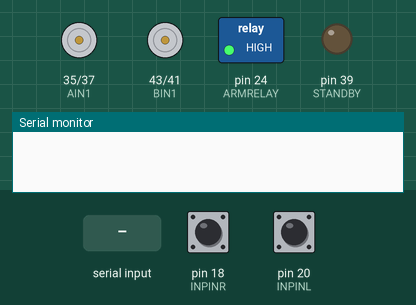
This sketch was run on a simulated Arduino Mega 2560, built with avr-gcc and run on an emulated ATmega2560. On the bench: motor-driver pin pairs drawn as motors (green arrow = first pin HIGH = forward, orange = second pin HIGH = backward, longer = more drive, scaled by the enable pin, stopped while the standby pin is LOW), switched loads named in the sketch (green lamp = pin HIGH), output pins drawn as LEDs (lit = HIGH), the last lines printed to the serial monitor. The inputs (shaded band) are chosen by the test bench; at power-on: pin 18 (INPINR) HIGH, pin 20 (INPINL) HIGH.

Above: at 1.2 s.
1.3 s: "j\n" received over Serial
At 2.5 s:
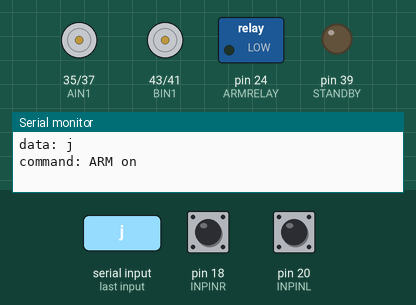
2.8 s: "e90\n" received over Serial
At 3.9 s:
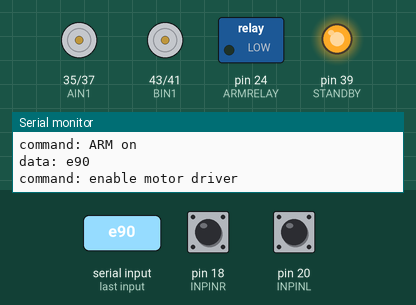
4.3 s: "f90\n" received over Serial
5.8 s: "d90\n" received over Serial
At 6.2 s:
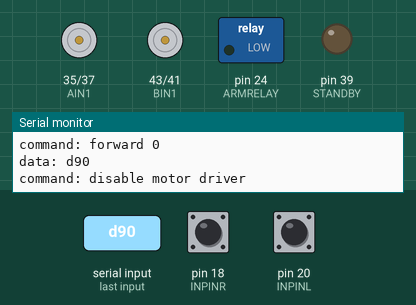
7.3 s: "f 45\n" received over Serial
8.8 s: "e 45\n" received over Serial
At 9.6 s:
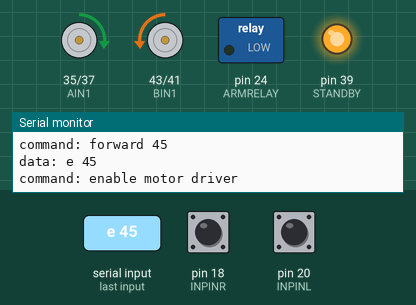
Timing chart, 0 to 11.3 s (numbered marks = the images above; inputs shaded):
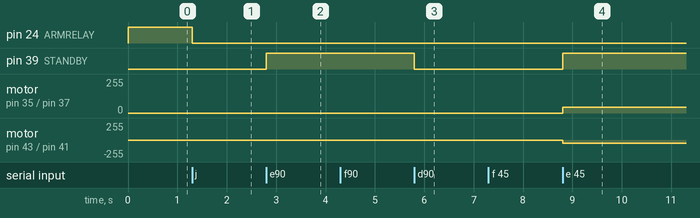

The sketch:

01_arduino_serial_motor_drive.ino
```cpp
//includes here

// connect motor controller pins to Arduino digital PINs
#define STANDBY 39
// motor left
#define APWM 4
#define AIN1 35
#define AIN2 37
// motor right
#define BPWM 2
#define BIN1 43
#define BIN2 41

//arm stuff
#define ARMRELAY 24

// motor hall efect sensor PINs
#define INPINR 18
#define INPINL 20

// push button pins
#define BLEFT 27
#define BMIDDLE 29
#define BRIGHT 31

// data communication
String datastring = "";
int dataready = 0;
int debugflag = 1;        // enabled:1, disabled:0, toggle with the "q" command strings

// motor values
int apwm_value = 0;
int bpwm_value = 0;
volatile unsigned long revleft = 0;
volatile unsigned long revright = 0;

// time variables
unsigned long currentMillis = 0;    // current time
unsigned long sensorMillis = 0;     // last time sensor data was taken
unsigned long sensorDelay = 50;    // milisec delay between sensor data update


//
// SETUP function
//
void setup()
{
  // setup USB communication
  Serial.begin(115200);

  // set all the motor control pins to outputs
  // and zero all values
  pinMode(STANDBY, OUTPUT);
  digitalWrite(STANDBY, LOW);  // disable motor driver

  pinMode(APWM, OUTPUT);
  pinMode(AIN1, OUTPUT);
  pinMode(AIN2, OUTPUT);
  digitalWrite(AIN1, LOW);
  digitalWrite(AIN2, LOW);
  analogWrite(APWM, 0);

  pinMode(BPWM, OUTPUT);
  pinMode(BIN1, OUTPUT);
  pinMode(BIN2, OUTPUT);
  digitalWrite(BIN1, LOW);
  digitalWrite(BIN2, LOW);
  analogWrite(BPWM, 0);

  // register rev counters and interrupts
  pinMode(INPINL, INPUT_PULLUP);      // enable pullup on interrupt PIN
  attachInterrupt(digitalPinToInterrupt(INPINL), motor_rpm_left, FALLING); // interrupt registration
  pinMode(INPINR, INPUT_PULLUP);
  attachInterrupt(digitalPinToInterrupt(INPINR), motor_rpm_right, FALLING); // interrupt registration

  // setup ARM pins
  pinMode(ARMRELAY, OUTPUT);
  digitalWrite(ARMRELAY, HIGH);

  // push buttons
  pinMode(BLEFT, INPUT_PULLUP);      // enable pullup on button PIN
  pinMode(BMIDDLE, INPUT_PULLUP);      // enable pullup on button PIN
  pinMode(BRIGHT, INPUT_PULLUP);      // enable pullup on button PIN

}


//
// MAIN loop
//
void loop()
{
  int newdata =0;

  currentMillis = millis();

  // process serial data coming in
  while ( Serial.available() ) {
    char ch = Serial.read();
    if ( (ch == 10) or (ch == 13) ) {
      newdata = 1;
    } else {
      datastring += ch;
    }
  }

  // act on full command string received
  if (newdata) {
    if (debugflag) {
      Serial.print("data: ");
      Serial.println(datastring);
    }

    processdata(datastring);
    datastring = "";            // zero out the command string
  }

  // update the sensor values if it is time
  if (currentMillis - sensorMillis > sensorDelay) {
    sensorMillis = millis();
  }

}


// process the command string
void processdata(String command)
{
  // process the command string
  switch (command[0]) {
    case 'z':                    // drive zero out rev counters
      revleft = 0;
      revright = 0;
      if (debugflag ) {
        Serial.println("command: zero rev counters");
      }
      break;
    case 'e':                    // drive enable motor driver
      digitalWrite(STANDBY, HIGH);
      if (debugflag ) {
        Serial.println("command: enable motor driver");
      }
      break;
    case 'd':                    // drive disable motor driver
      digitalWrite(STANDBY, LOW);
      if (debugflag ) {
        Serial.println("command: disable motor driver");
      }
      break;
    case 'f':                    // drive forward
      apwm_value = command.substring(2).toInt();
      bpwm_value = apwm_value;
      motorcontrol(apwm_value, bpwm_value);
      if (debugflag ) {
        Serial.print("command: forward ");
        Serial.println(apwm_value);
      }
      break;
    case 'b':                    // drive backwards
      apwm_value = command.substring(2).toInt();
      bpwm_value = apwm_value;
      motorcontrol((-1 * apwm_value),(-1 * bpwm_value));
      if (debugflag ) {
        Serial.print("command: backward ");
        Serial.println(apwm_value);
      }
      break;
    case 's':                    // drive stop!
      stay();
      apwm_value = 0;
      bpwm_value = 0;
      if (debugflag ) {
        Serial.println("command: STOP");
      }
      break;
    case 't':                    // drive turn. Second character determines how
      apwm_value = command.substring(3,command.indexOf(' ',3)).toInt();
      bpwm_value = command.substring(command.indexOf(' ',3)+1).toInt();
      switch (command[1]) {
        case 'f':                    // turn forward
          motorcontrol(apwm_value, bpwm_value);
          if (debugflag ) {
            Serial.print("command: turn forward ");
            Serial.print(apwm_value);
            Serial.print(" ");
            Serial.println(bpwm_value);
          }
          break;
        case 'b':                    // turn backward
          motorcontrol((-1 * apwm_value),(-1 * bpwm_value));
          if (debugflag ) {
            Serial.print("command: turn backward ");
            Serial.print(apwm_value);
            Serial.print(" ");
            Serial.println(bpwm_value);
          }
          break;
        case 'l':                    // turn on the same spot left
          motorcontrol((-1 * apwm_value),(bpwm_value));
          if (debugflag ) {
            Serial.print("command: turn on spot left ");
            Serial.print(apwm_value);
            Serial.print(" ");
            Serial.println(bpwm_value);
          }
          break;
        case 'r':                    // turn on the same spot right
          motorcontrol((apwm_value),(-1 * bpwm_value));
          if (debugflag ) {
            Serial.print("command: turn on spot right ");
            Serial.print(apwm_value);
            Serial.print(" ");
            Serial.println(bpwm_value);
          }
          break;
        default:
          break;
      }
      break;
    case 'j':                    // arm: switch on the ARM replay
      digitalWrite(ARMRELAY, LOW);
      if (debugflag ) {
        Serial.println("command: ARM on");
      }
      break;
    case 'k':                    // arm: switch off the ARM replay
      digitalWrite(ARMRELAY, HIGH);
      if (debugflag ) {
        Serial.println("command: ARM off");
      }
      break;
    case 'q':                    // toggle serial debug
      if (debugflag) {
        debugflag = 0;
      } else {
        debugflag = 1;
        Serial.println("command: enable debugflag");
      }
      break;
    default:                    // unknown command
      break;
    }
}


// fancy motor control function
void motorcontrol(int pwm1,int pwm2)
{
  if (pwm1 < 0) {
    digitalWrite(AIN1, LOW);
    digitalWrite(AIN2, HIGH);
    analogWrite(APWM, (-1 * pwm1));
  } else {
    digitalWrite(AIN1, HIGH);
    digitalWrite(AIN2, LOW);
    analogWrite(APWM, pwm1);
  }

  if (pwm2 < 0) {
    digitalWrite(BIN1, HIGH);
    digitalWrite(BIN2, LOW);
    analogWrite(BPWM, (-1 * pwm2));
  } else {
    digitalWrite(BIN1, LOW);
    digitalWrite(BIN2, HIGH);
    analogWrite(BPWM, pwm2);
  }
}


// this function will stop all drive movement
void stay()
{
  // turn off motors
  digitalWrite(AIN1, LOW);
  digitalWrite(AIN2, LOW);
  digitalWrite(BIN1, LOW);
  digitalWrite(BIN2, LOW);

  // set the speed to zero
  analogWrite(APWM, 0);
  analogWrite(BPWM, 0);
}


// functions to trigger by the hall sensor interrupts
// these functions are registered as events and should be as simple as possible
// as the motors can run at 11500 rpm
void motor_rpm_left()
{
  revleft++;
}

void motor_rpm_right()
{
  revright++;
}
```

Measured:
- after the input at 1.3 s, pin 24 (ARMRELAY): HIGH → LOW at once
- after the input at 2.8 s, pin 39 (STANDBY): LOW → HIGH at once
- after the input at 5.8 s, pin 39 (STANDBY): HIGH → LOW at once
- after the input at 8.8 s, pin 39 (STANDBY): LOW → HIGH at once; motor on pin 35 (AIN1) / pin 37 (AIN2): stopped → forward 45/255 at once; motor on pin 43 (BIN1) / pin 41 (BIN2): stopped → backward 45/255 at once
